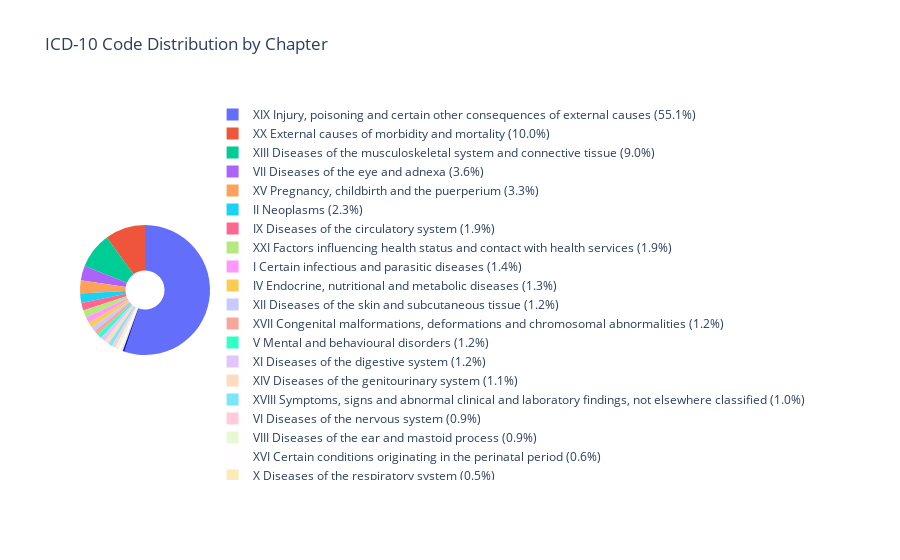

This figure's notebook cell:
### Code cell
import plotly.express as px
import pandas as pd

# Count codes per chapter
chapter_counts = df_icd["ICD_Chapter"].value_counts().reset_index()
chapter_counts.columns = ["ICD_Chapter", "Count"]

# Calculate percentage
total = chapter_counts["Count"].sum()
chapter_counts["Percentage"] = 100 * chapter_counts["Count"] / total

# Custom label: chapter name + percentage (rounded to 1 decimal)
chapter_counts["Legend_Label"] = chapter_counts.apply(
    lambda row: f"{row['ICD_Chapter']} ({row['Percentage']:.1f}%)", axis=1
)

# Create pie chart (using legend label instead of ICD_Chapter)
fig = px.pie(
    chapter_counts,
    values="Count",
    names="Legend_Label",
    title="ICD-10 Code Distribution by Chapter",
    hole=0.3
)

# Hide percent in pie chart itself
fig.update_traces(hoverinfo='label+percent+name', textinfo='none')

# Show plot
fig.show()

### Figure 1 — Plotly figure (JSON) as saved in the notebook; plotly's stock layout.template omitted (floating-point values rounded to 4 significant figures)
{"data": [{"domain": {"x": [0, 1], "y": [0, 1]}, "hole": 0.3, "hoverinfo": "label+percent+name", "hovertemplate": "Legend_Label=%{label}<br>Count=%{value}<extra></extra>", "labels": ["XIX Injury, poisoning and certain other consequences of external causes (55.1%)", "XX External causes of morbidity and mortality (10.0%)", "XIII Diseases of the musculoskeletal system and connective tissue (9.0%)", "VII Diseases of the eye and adnexa (3.6%)", "XV Pregnancy, childbirth and the puerperium (3.3%)", "II Neoplasms (2.3%)", "IX Diseases of the circulatory system (1.9%)", "XXI Factors influencing health status and contact with health services (1.9%)", "I Certain infectious and parasitic diseases (1.4%)", "IV Endocrine, nutritional and metabolic diseases (1.3%)", "XII Diseases of the skin and subcutaneous tissue (1.2%)", "XVII Congenital malformations, deformations and chromosomal abnormalities (1.2%)", "V Mental and behavioural disorders (1.2%)", "XI Diseases of the digestive system (1.2%)", "XIV Diseases of the genitourinary system (1.1%)", "XVIII Symptoms, signs and abnormal clinical and laboratory findings, not elsewhere classified (1.0%)", "VI Diseases of the nervous system (0.9%)", "VIII Diseases of the ear and mastoid process (0.9%)", "XVI Certain conditions originating in the perinatal period (0.6%)", "X Diseases of the respiratory system (0.5%)", "III Diseases of the blood and blood-forming organs and certain disorders involving the immune mechanism (0.4%)", "XXII Codes for special purposes (0.0%)"], "legendgroup": "", "name": "", "showlegend": true, "textinfo": "none", "type": "pie", "values": [40941, 7441, 6664, 2661, 2437, 1724, 1423, 1390, 1067, 951, 884, 873, 871, 857, 831, 754, 691, 653, 463, 360, 321, 3]}], "layout": {"legend": {"tracegroupgap": 0}, "title": {"text": "ICD-10 Code Distribution by Chapter"}}}
